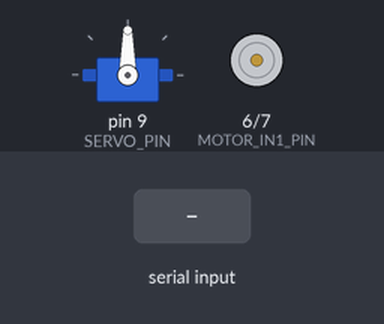
A sketch run on a simulated Arduino Uno, built with avr-gcc and run on an emulated ATmega328P. Shown: servo, motor-driver pin pairs drawn as motors (green arrow = first pin HIGH = forward, orange = second pin HIGH = backward, longer = more drive, scaled by the enable pin). Inputs (shaded band) come from the test bench. What the sketch prints to the serial monitor is not drawn.

Above: at 1.2 s.
1.3 s: "<90,45>" received over Serial
At 3.5 s:
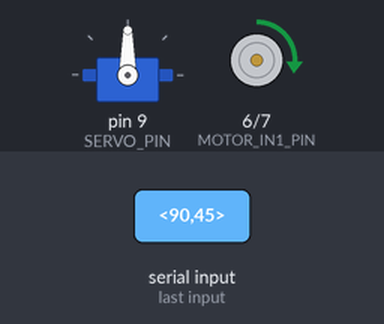
3.8 s: "<1,90,45>" received over Serial
At 5.3 s:
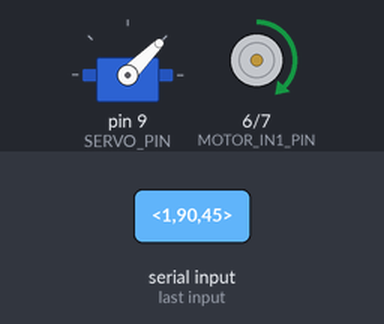
6.3 s: "<<,45>" received over Serial
At 8.4 s:
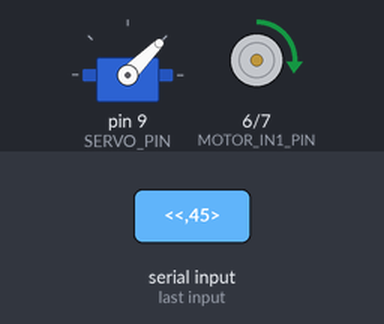
8.8 s: "<30,150>" received over Serial
At 10.4 s:
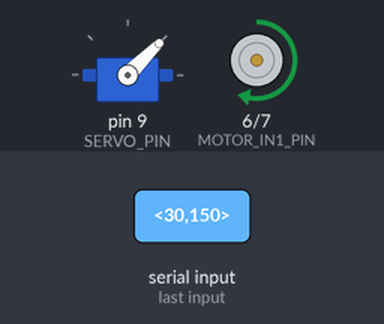
11.3 s: "<1,90>" received over Serial
At 13.5 s:
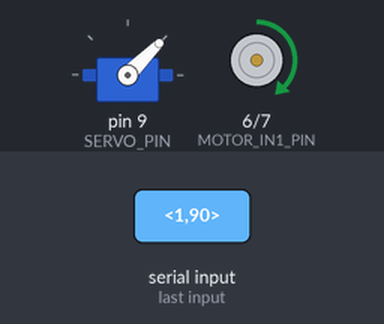
Timing chart, 0 to 14.8 s (numbered marks = the images above; inputs shaded):
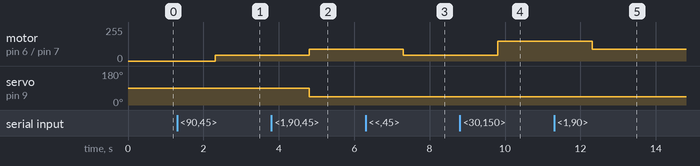

Measured:
- after the input at 1.3 s, motor on pin 6 (MOTOR_IN1_PIN) / pin 7 (MOTOR_IN2_PIN): stopped → forward 45/255 after 1.0 s
- after the input at 3.8 s, motor on pin 6 (MOTOR_IN1_PIN) / pin 7 (MOTOR_IN2_PIN): forward 45/255 → forward 90/255 after 1.0 s; servo on pin 9 (SERVO_PIN): 90° → 45° after 1.0 s
- after the input at 6.3 s, motor on pin 6 (MOTOR_IN1_PIN) / pin 7 (MOTOR_IN2_PIN): forward 90/255 → forward 45/255 after 1.0 s
- after the input at 8.8 s, motor on pin 6 (MOTOR_IN1_PIN) / pin 7 (MOTOR_IN2_PIN): forward 45/255 → forward 150/255 after 1.0 s
- after the input at 11.3 s, motor on pin 6 (MOTOR_IN1_PIN) / pin 7 (MOTOR_IN2_PIN): forward 150/255 → forward 90/255 after 1.0 s

The sketch:

rc_car_arduino_diagnostic.ino
```cpp
/*
  RC Car Controller - Diagnostic Version
  This version has maximum debugging to help diagnose serial communication issues
  Use this if the main sketch isn't working
*/

#include <Servo.h>

// Pin Definitions
const int SERVO_PIN = 9;
const int MOTOR_PWM_PIN = 5;
const int MOTOR_IN1_PIN = 6;
const int MOTOR_IN2_PIN = 7;

Servo steeringServo;

void setup() {
  Serial.begin(115200);

  // Wait for serial (but don't block forever)
  unsigned long start = millis();
  while (!Serial && (millis() - start) < 3000) {
    delay(10);
  }

  steeringServo.attach(SERVO_PIN);
  pinMode(MOTOR_PWM_PIN, OUTPUT);
  pinMode(MOTOR_IN1_PIN, OUTPUT);
  pinMode(MOTOR_IN2_PIN, OUTPUT);

  // Initialize to stopped
  steeringServo.write(90);
  digitalWrite(MOTOR_IN1_PIN, HIGH);
  digitalWrite(MOTOR_IN2_PIN, HIGH);
  analogWrite(MOTOR_PWM_PIN, 0);

  Serial.println("========================================");
  Serial.println("RC Car Diagnostic Mode");
  Serial.println("Baud rate: 115200");
  Serial.println("Waiting for commands...");
  Serial.println("Send: <steer,throttle>");
  Serial.println("Example: <90,200>");
  Serial.println("========================================");
  Serial.flush();
}

void loop() {
  // Read all available serial data
  while (Serial.available() > 0) {
    String received = Serial.readStringUntil('\n');
    received.trim();

    if (received.length() > 0) {
      Serial.print("Received: '");
      Serial.print(received);
      Serial.print("' (length: ");
      Serial.print(received.length());
      Serial.println(")");

      // Check if it's a command
      if (received.startsWith("<") && received.endsWith(">")) {
        // Extract content between <>
        String content = received.substring(1, received.length() - 1);
        Serial.print("Content: '");
        Serial.print(content);
        Serial.println("'");

        // Parse steer,throttle
        int commaPos = content.indexOf(',');
        if (commaPos > 0) {
          String steerStr = content.substring(0, commaPos);
          String throttleStr = content.substring(commaPos + 1);

          int steer = steerStr.toInt();
          int throttle = throttleStr.toInt();

          Serial.print("Parsed - Steer: ");
          Serial.print(steer);
          Serial.print(", Throttle: ");
          Serial.println(throttle);

          // Apply constraints
          steer = constrain(steer, 45, 135);
          throttle = constrain(throttle, -255, 255);

          Serial.print("Applied - Steer: ");
          Serial.print(steer);
          Serial.print(", Throttle: ");
          Serial.println(throttle);

          // Set hardware
          steeringServo.write(steer);

          if (throttle > 0) {
            digitalWrite(MOTOR_IN1_PIN, HIGH);
            digitalWrite(MOTOR_IN2_PIN, LOW);
            analogWrite(MOTOR_PWM_PIN, throttle);
            Serial.println("Motor: FORWARD");
          } else if (throttle < 0) {
            digitalWrite(MOTOR_IN1_PIN, LOW);
            digitalWrite(MOTOR_IN2_PIN, HIGH);
            analogWrite(MOTOR_PWM_PIN, abs(throttle));
            Serial.println("Motor: REVERSE");
          } else {
            digitalWrite(MOTOR_IN1_PIN, HIGH);
            digitalWrite(MOTOR_IN2_PIN, HIGH);
            analogWrite(MOTOR_PWM_PIN, 0);
            Serial.println("Motor: STOP");
          }

          Serial.println("✓ Command executed!");
        } else {
          Serial.println("✗ Error: No comma found in command");
        }
      } else {
        Serial.print("✗ Error: Command must start with '<' and end with '>'");
        Serial.print(" (got: '");
        Serial.print(received);
        Serial.println("')");
      }
    }
  }

  // Small delay to prevent overwhelming serial
  delay(10);
}
```
